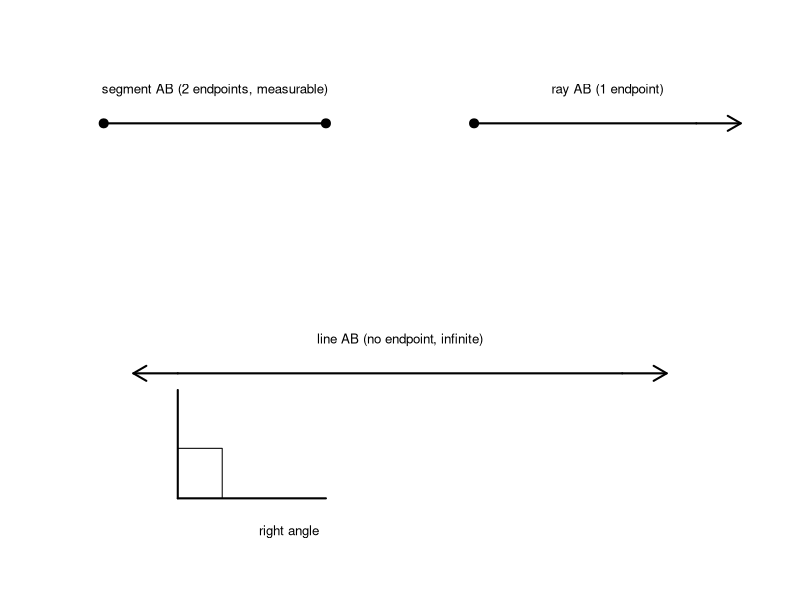
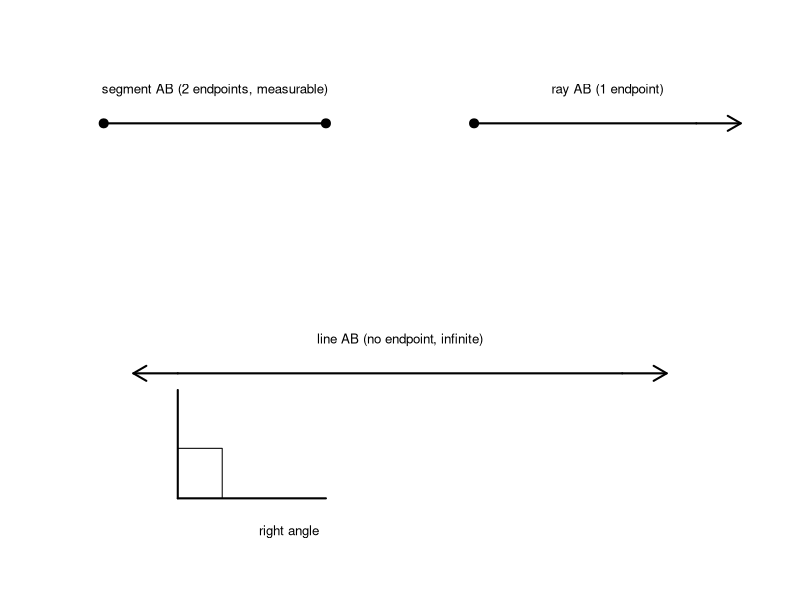

Here is the R script that generated these plots, in order:
library(svglite)

make_plot <- function() {
  old <- par(mar = c(2,0,1,0), bg = "white")
  plot(0, 0, type = "n", xlim = c(0, 10), ylim = c(0, 6), axes = FALSE, xlab = "", ylab = "")
  # segment: two endpoints
  segments(1, 5, 4, 5, lwd = 2)
  points(c(1,4), c(5,5), pch = 19, cex = 1.2)
  text(2.5, 5.4, "segment AB (2 endpoints, measurable)", cex = 0.8)
  # ray: one endpoint, extends one way
  segments(6, 5, 9, 5, lwd = 2)
  arrows(9, 5, 9.6, 5, lwd = 2, length = 0.15)
  points(6, 5, pch = 19, cex = 1.2)
  text(7.8, 5.4, "ray AB (1 endpoint)", cex = 0.8)
  # line: no endpoints, extends both ways
  segments(2, 2, 8, 2, lwd = 2)
  arrows(2, 2, 1.4, 2, lwd = 2, length = 0.15)
  arrows(8, 2, 8.6, 2, lwd = 2, length = 0.15)
  text(5, 2.4, "line AB (no endpoint, infinite)", cex = 0.8)
  # right angle marker
  segments(2, 0.5, 4, 0.5, lwd = 2)
  segments(2, 0.5, 2, 1.8, lwd = 2)
  lines(c(2.6,2.6,2.0), c(0.5,1.1,1.1), lwd = 1)
  text(3.5, 0.1, "right angle", cex = 0.8)
  par(old)
}

svg_out <- "C:/Users/18904/Github/primary-mathematics/figures/week38-1.svg"
pdf_out <- "C:/Users/18904/Github/primary-mathematics/figures/week38-1.pdf"
svglite(svg_out, width = 4, height = 4)
make_plot(); dev.off()
cairo_pdf(pdf_out, width = 4, height = 4)
make_plot(); dev.off()
cat("done\n")
